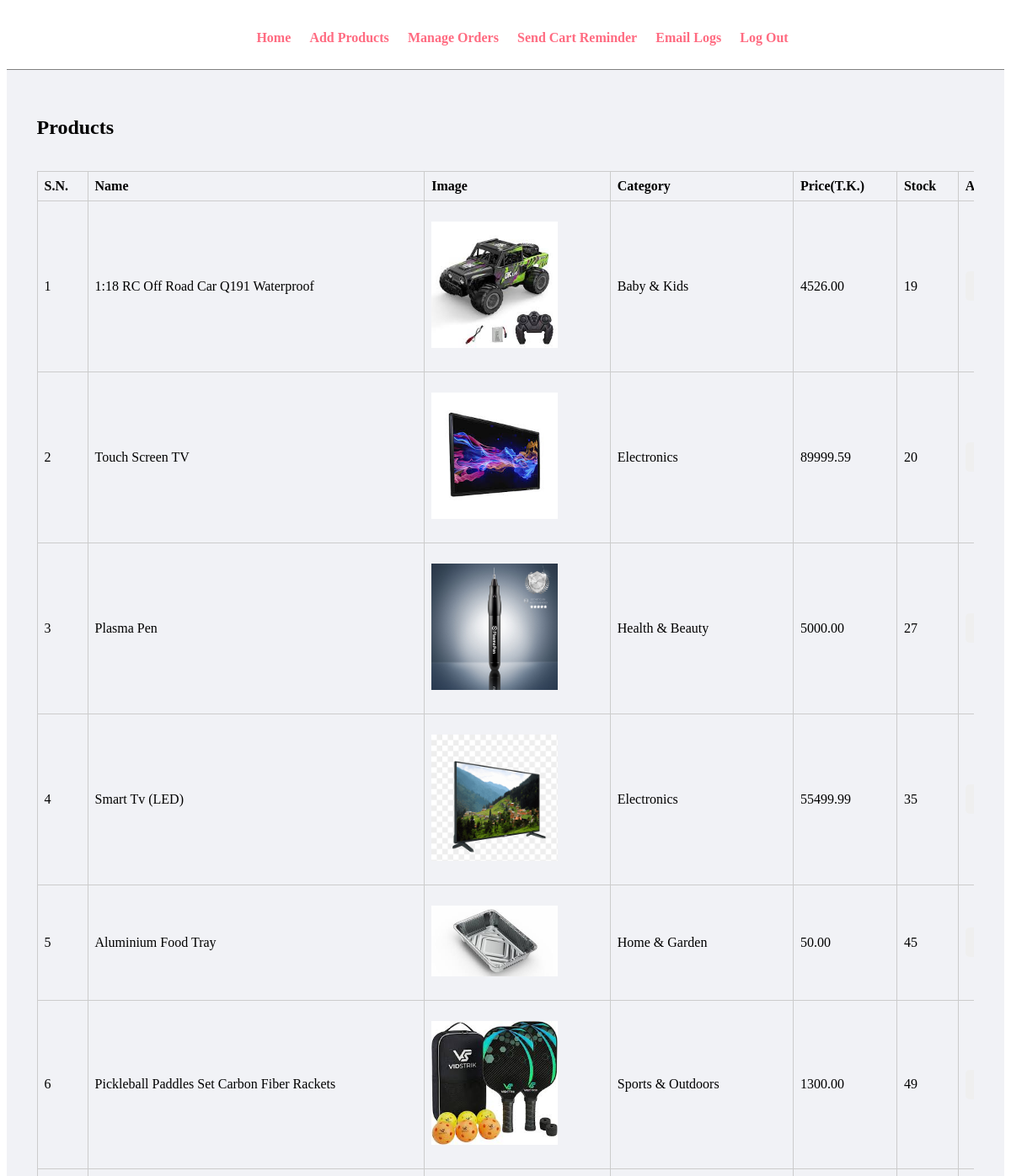
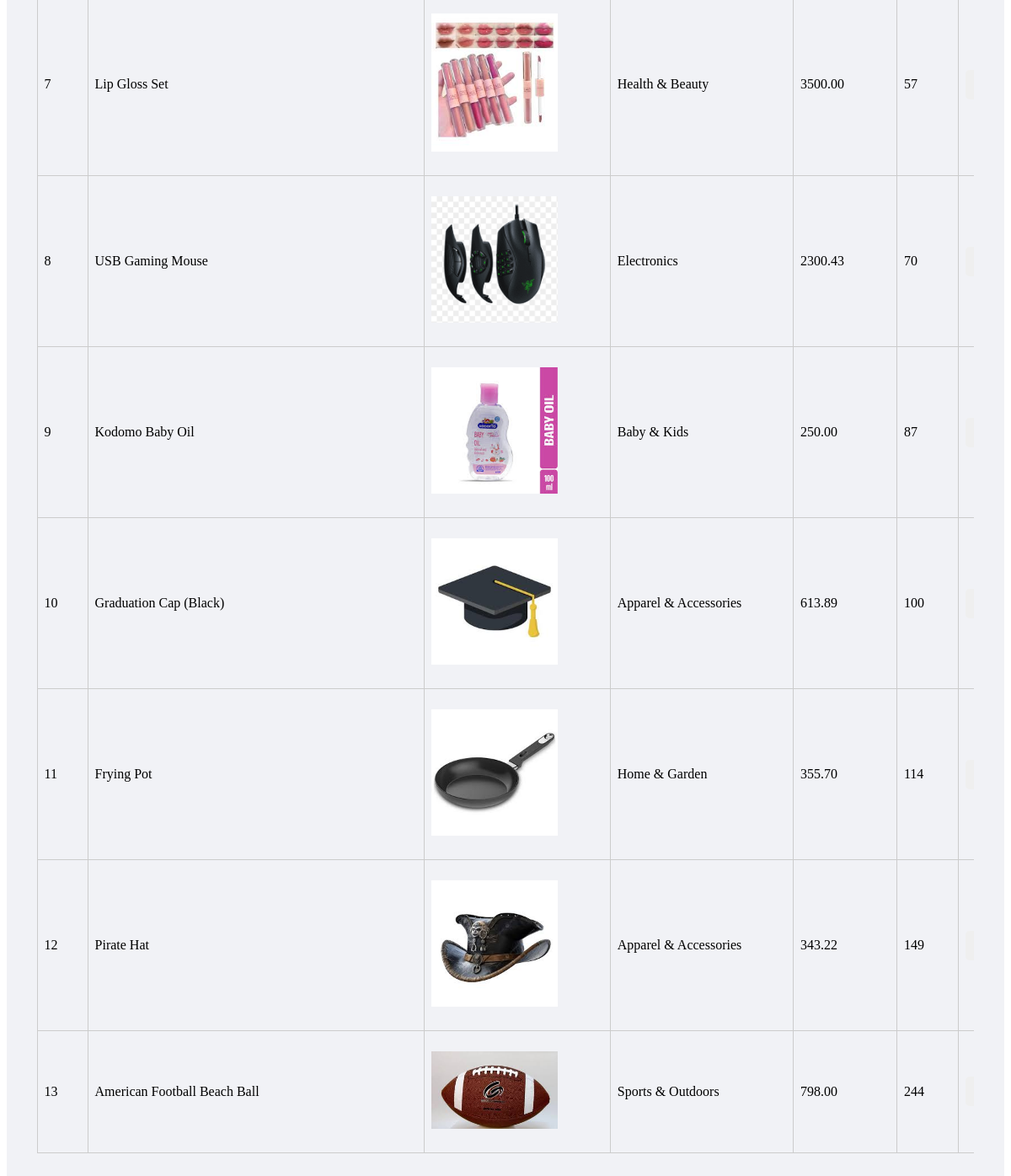
/admin/products.php (signed in), run on the app's committed database (2 pictures, top to bottom).
### tables this page shows
CREATE TABLE `products` (
  `product_id` int(11) NOT NULL,
  `product_name` varchar(150) NOT NULL,
  `image_name` varchar(255) NOT NULL,
  `category` varchar(100) DEFAULT NULL,
  `price` decimal(10,2) NOT NULL,
  `stock` int(11) NOT NULL,
  `created_at` timestamp NOT NULL DEFAULT current_timestamp()
);

### admin/products.php (the view, shortened to what this page needs)
<?php
    include("../config/db.php");
    $sql = "SELECT * from products ORDER BY stock ASC";
    $res = mysqli_query($conn,$sql);
?>
<!DOCTYPE html>
<html lang="en">
<head>
    <link rel="stylesheet" href="../css/admin.css">
</head>
<body>
    <div class="menu text-center">
        <div class="wrapper">
            <ul>
                <li><a href="dashboard.php">Home</a></li>
                <li><a href="add-products.php">Add Products</a></li>
                <li><a href="manage-orders.php">Manage Orders</a></li>
                <li><a href="send-cart-reminder.php">Send Cart Reminder</a></li>
                <li><a href="mail-log.php">Email Logs</a></li>
                <li><a href="../authentication/logout.php">Log Out</a></li>
            </ul>
        </div>
    </div>
    <div class="main-content">
        <div class="table-wrapper">
            <h2>Products</h2>
            ?><br>
            <table class="tbl-full1">
                <tr>
                    <th>S.N.</th>
                    <th>Name</th>
                    <th>Image</th>
                    <th>Category</th>
                    <th>Price(T.K.)</th>
                    <th>Stock</th>
                    <th>Actions</th>
                </tr>
                <?php
                $sn=1;
                while($row=mysqli_fetch_assoc($res))
                    {
                ?>
                    <form action="" method="POST">
                        <tr>
                        <td><?php echo $sn++;?></td>
                        <td>
                            <?php echo $row['product_name'];?>
                        </td>
                        <td>
                            <p><img src="../images/<?php echo $row['image_name'] ;?>" alt="No image found" width="150px"></p>
                        </td>
                        <td>
                            <?php echo $row['category'];?>
                        </td>
                        <td>
                            <?php echo $row['price'];?>
                        </td>
                        <td>
                            <?php echo $row['stock'];?>
                        </td>
                        <td>
                        <button name="submit" class="btn1">Update</button>
                        </td>
                    </tr>
                    </form>
                <?php
                    }
                ?>
            </table>
        </div>
    </div>
</body>
</html>

### css/admin.css (style rules this page uses)
.menu { border-bottom: 1px solid gray; }
.menu ul { list-style-type: none; }
.menu ul li { display: inline; padding: 1%; }
.menu ul li a { text-decoration: none; font-weight: bold; color: #ff6b81; }
.wrapper { padding: 1%; width: 80%; margin: 0 auto; }
.text-center { text-align: center; }
.main-content { background-color: #f1f2f6; padding: 3%; }
.table-wrapper { overflow-x: auto; width: 100%; }
.tbl-full1 { border-collapse: collapse; min-width: 1200px; }
.tbl-full1 th, .tbl-full1 td { padding: 8px; border: 1px solid #ccc; text-align: left; white-space: nowrap; }
.btn1 { color: green; text-decoration: none; border: none; padding: 10px; border-radius: 5px; cursor: pointer; transition: background 0.3s ease; }

### data on the page
products: product_name "1:18 RC Off Road Car Q191 Waterproof", image_name (picture), category "Baby & Kids", price "4526.00", stock "19"
products: product_name "Touch Screen TV", image_name (picture), category "Electronics", price "89999.59", stock "20"
products: product_name "Plasma Pen", image_name (picture), category "Health & Beauty", price "5000.00", stock "27"
products: product_name "Smart Tv (LED)", image_name (picture), category "Electronics", price "55499.99", stock "35"
products: product_name "Aluminium Food Tray", image_name (picture), category "Home & Garden", price "50.00", stock "45"
products: product_name "Pickleball Paddles Set Carbon Fiber Rackets", image_name (picture), category "Sports & Outdoors", price "1300.00", stock "49"
products: product_name "Lip Gloss Set", image_name (picture), category "Health & Beauty", price "3500.00", stock "57"
products: product_name "USB Gaming Mouse", image_name (picture), category "Electronics", price "2300.43", stock "70"
products: product_name "Kodomo Baby Oil", image_name (picture), category "Baby & Kids", price "250.00", stock "87"
products: product_name "Graduation Cap (Black)", image_name (picture), category "Apparel & Accessories", price "613.89", stock "100"
products: product_name "Frying Pot", image_name (picture), category "Home & Garden", price "355.70", stock "114"
products: product_name "Pirate Hat", image_name (picture), category "Apparel & Accessories", price "343.22", stock "149"
products: product_name "American Football Beach Ball", image_name (picture), category "Sports & Outdoors", price "798.00", stock "244"
